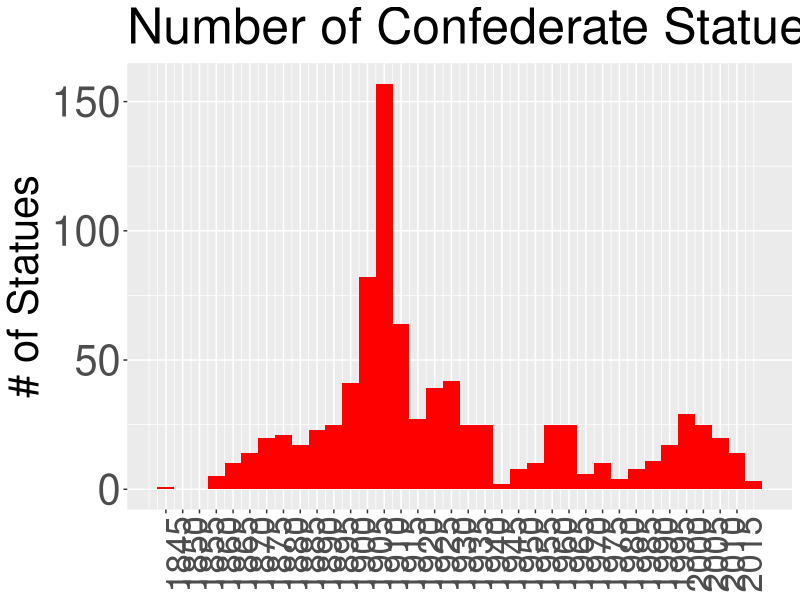

Here is the R script that generated this plot:
## ---- chunk 1
# Set default chunk output
knitr::opts_chunk$set(
  echo = FALSE, message = FALSE, warning = FALSE,
  tidy = FALSE, results = "asis"
)

library(tidyverse)
## ---- chunk 2
all_dates = read.csv("data/confederate_statue_dates.csv") %>% as_tibble()
## ---- chunk 3
all_dates %>%
  ggplot(aes(x = value3)) +
  geom_histogram(binwidth = 5, fill = "red") +
  scale_x_continuous(breaks = seq(min(all_dates$value3), max(all_dates$value3), by = 5)) +
  theme(axis.title.x = element_blank(),
        axis.text.x = element_text(size=25, angle = 90),
        axis.text.y = element_text(size=30),
        title = element_text(size=30)) +
  ylab("# of Statues") +
  ggtitle("Number of Confederate Statues Over Time")
